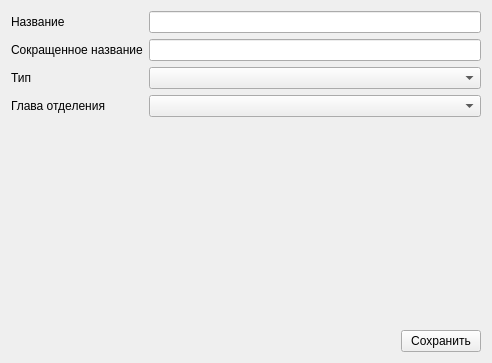
<?xml version="1.0" encoding="UTF-8"?>
<ui version="4.0">
 <class>DepartmenEditWidget</class>
 <widget class="QWidget" name="DepartmenEditWidget">
  <property name="geometry">
   <rect>
    <x>0</x>
    <y>0</y>
    <width>492</width>
    <height>363</height>
   </rect>
  </property>
  <property name="windowTitle">
   <string>Form</string>
  </property>
  <layout class="QVBoxLayout" name="verticalLayout">
   <item>
    <layout class="QFormLayout" name="formLayout">
     <item row="0" column="0">
      <widget class="QLabel" name="label">
       <property name="text">
        <string>Название</string>
       </property>
      </widget>
     </item>
     <item row="0" column="1">
      <widget class="QLineEdit" name="m_name"/>
     </item>
     <item row="1" column="0">
      <widget class="QLabel" name="label_2">
       <property name="text">
        <string>Сокращенное название</string>
       </property>
      </widget>
     </item>
     <item row="1" column="1">
      <widget class="QLineEdit" name="m_shortName"/>
     </item>
     <item row="2" column="0">
      <widget class="QLabel" name="label_3">
       <property name="text">
        <string>Тип</string>
       </property>
      </widget>
     </item>
     <item row="3" column="0">
      <widget class="QLabel" name="label_4">
       <property name="text">
        <string>Глава отделения</string>
       </property>
      </widget>
     </item>
     <item row="3" column="1">
      <widget class="QComboBox" name="m_headOfDepartment"/>
     </item>
     <item row="2" column="1">
      <widget class="QComboBox" name="m_type"/>
     </item>
    </layout>
   </item>
   <item>
    <spacer name="verticalSpacer">
     <property name="orientation">
      <enum>Qt::Vertical</enum>
     </property>
     <property name="sizeHint" stdset="0">
      <size>
       <width>20</width>
       <height>181</height>
      </size>
     </property>
    </spacer>
   </item>
   <item>
    <layout class="QHBoxLayout" name="horizontalLayout">
     <item>
      <spacer name="horizontalSpacer">
       <property name="orientation">
        <enum>Qt::Horizontal</enum>
       </property>
       <property name="sizeHint" stdset="0">
        <size>
         <width>40</width>
         <height>20</height>
        </size>
       </property>
      </spacer>
     </item>
     <item>
      <widget class="QPushButton" name="m_save">
       <property name="text">
        <string>Сохранить</string>
       </property>
      </widget>
     </item>
    </layout>
   </item>
  </layout>
 </widget>
 <resources/>
 <connections/>
</ui>
